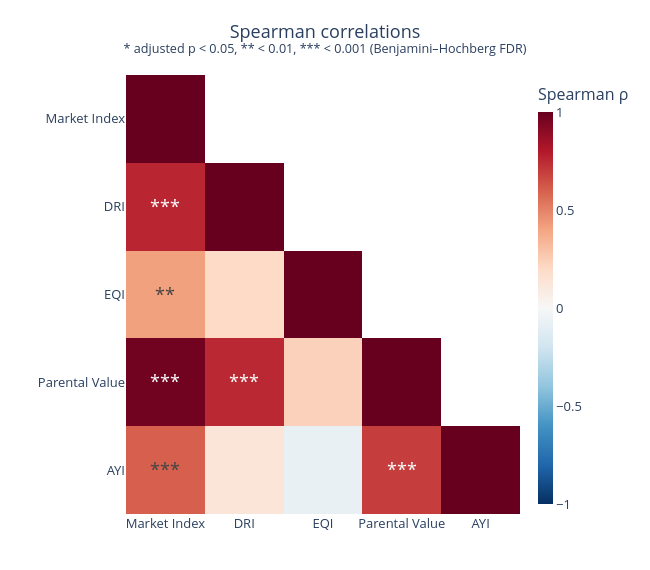

Source (notebook cell):
### Markdown cell above
### 2.6. Indexed Traits Associations

*Spearman correlations of the scored phenotypes. Stars use Benjamini–Hochberg-adjusted p-values across all unique index pairs.*

### Code cell
# Compute and visualize Spearman correlations between target traits
n_targets = len(TARGET_COLS)
rho = np.full((n_targets, n_targets), np.nan)
star_labels = np.full((n_targets, n_targets), '', dtype=object)
pair_indices = []
pair_p_values = []
adjusted_p = np.full((n_targets, n_targets), np.nan)

for i in range(n_targets):
    rho[i, i] = 1.0

    for j in range(i):
        pair = pheno[[TARGET_COLS[i], TARGET_COLS[j]]].dropna()
        r, p_value = stats.spearmanr(
            pair[TARGET_COLS[i]],
            pair[TARGET_COLS[j]],
        )

        rho[i, j] = r
        if not np.isfinite(p_value):
            raise ValueError(f'Undefined Spearman test for {TARGET_COLS[i]} and {TARGET_COLS[j]}.')
        pair_indices.append((i, j))
        pair_p_values.append(p_value)

# Adjust each unique pair once; exclude the diagonal and mirrored pairs.
p_values = np.asarray(pair_p_values)
order = np.argsort(p_values)
ranked_p = p_values[order] * len(p_values) / np.arange(1, len(p_values) + 1)
bh_p_values = np.empty_like(p_values)
bh_p_values[order] = np.minimum(1.0, np.minimum.accumulate(ranked_p[::-1])[::-1])

for (i, j), p_adjusted in zip(pair_indices, bh_p_values):
    adjusted_p[i, j] = p_adjusted
    star_labels[i, j] = (
            '***' if p_adjusted < 0.001 else
            '**' if p_adjusted < 0.01 else
            '*' if p_adjusted < 0.05 else
            ''
        )

fig = go.Figure(
    go.Heatmap(
        z=rho,
        x=[TARGET_NAMES[col] for col in TARGET_COLS],
        y=[TARGET_NAMES[col] for col in TARGET_COLS],
        zmin=-1,
        zmax=1,
        colorscale='RdBu_r',
        text=star_labels,
        customdata=adjusted_p,
        hovertemplate='%{y} vs %{x}<br>Spearman ρ: %{z:.3f}<br>BH-adjusted p: %{customdata:.3g}<extra></extra>',
        texttemplate='%{text}',
        textfont=dict(size=18),
        colorbar=dict(
            title=dict(text='Spearman ρ'),
            thickness=15,
        ),
        hoverongaps=False,
        connectgaps=False,
    )
)

fig.update_layout(
    template='plotly_white',
    title=dict(
        text=(
            'Spearman correlations'
            '<br><sup>* adjusted p &lt; 0.05, ** &lt; 0.01, '
            '*** &lt; 0.001 (Benjamini–Hochberg FDR)</sup>'
        ),
        x=0.5,
        xanchor='center',
    ),
    width=650,
    height=570,
    margin=dict(l=15, r=70, t=75, b=15),
    plot_bgcolor='white',
    paper_bgcolor='white',
    font=dict(size=13),
)

fig.update_xaxes(
    title_text='',
    showticklabels=True,
    showgrid=False,
    zeroline=False,
)
fig.update_yaxes(
    title_text='',
    showticklabels=True,
    autorange='reversed',
    showgrid=False,
    zeroline=False,
)

fig.show(config={'responsive': True})

### Figure 1 — Plotly figure (JSON) as saved in the notebook; plotly's stock layout.template omitted (floating-point values rounded to 4 significant figures)
{"data": [{"colorbar": {"thickness": 15, "title": {"text": "Spearman ρ"}}, "colorscale": [[0.0, "rgb(5,48,97)"], [0.1, "rgb(33,102,172)"], [0.2, "rgb(67,147,195)"], [0.3, "rgb(146,197,222)"], [0.4, "rgb(209,229,240)"], [0.5, "rgb(247,247,247)"], [0.6, "rgb(253,219,199)"], [0.7, "rgb(244,165,130)"], [0.8, "rgb(214,96,77)"], [0.9, "rgb(178,24,43)"], [1.0, "rgb(103,0,31)"]], "connectgaps": false, "customdata": [[NaN, NaN, NaN, NaN, NaN], [1.108e-10, NaN, NaN, NaN, NaN], [0.003373, 0.184, NaN, NaN, NaN], [3.066e-34, 1.656e-10, 0.1229, NaN, NaN], [3.378e-06, 0.3993, 0.5919, 1.564e-08, NaN]], "hoverongaps": false, "hovertemplate": "%{y} vs %{x}<br>Spearman ρ: %{z:.3f}<br>BH-adjusted p: %{customdata:.3g}<extra></extra>", "text": [["", "", "", "", ""], ["***", "", "", "", ""], ["**", "", "", "", ""], ["***", "***", "", "", ""], ["***", "", "", "***", ""]], "textfont": {"size": 18}, "texttemplate": "%{text}", "type": "heatmap", "x": ["Market Index", "DRI", "EQI", "Parental Value", "AYI"], "y": ["Market Index", "DRI", "EQI", "Parental Value", "AYI"], "z": [[1.0, NaN, NaN, NaN, NaN], [0.7619, 1.0, NaN, NaN, NaN], [0.4109, 0.1999, 1.0, NaN, NaN], [0.9741, 0.7533, 0.2358, 1.0, NaN], [0.5992, 0.1272, -0.0746, 0.6932, 1.0]], "zmax": 1, "zmin": -1}], "layout": {"font": {"size": 13}, "height": 570, "margin": {"b": 15, "l": 15, "r": 70, "t": 75}, "paper_bgcolor": "white", "plot_bgcolor": "white", "title": {"text": "Spearman correlations<br><sup>* adjusted p &lt; 0.05, ** &lt; 0.01, *** &lt; 0.001 (Benjamini–Hochberg FDR)</sup>", "x": 0.5, "xanchor": "center"}, "width": 650, "xaxis": {"showgrid": false, "showticklabels": true, "title": {"text": ""}, "zeroline": false}, "yaxis": {"autorange": "reversed", "showgrid": false, "showticklabels": true, "title": {"text": ""}, "zeroline": false}}}
